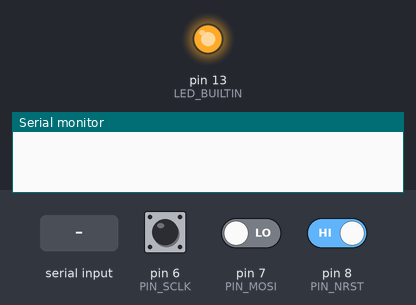
The sketch below on a simulated Arduino Uno, built with avr-gcc and run on an emulated ATmega328P. On the bench: output pins drawn as LEDs (lit = HIGH), the last lines printed to the serial monitor. The test bench sets the inputs (shaded band); at power-on: pin 8 (PIN_NRST) HIGH, pin 6 (PIN_SCLK) HIGH, pin 7 (PIN_MOSI) LOW.

Above: at 1.2 s.
1.3 s: "r\n" received over Serial
At 2.6 s:
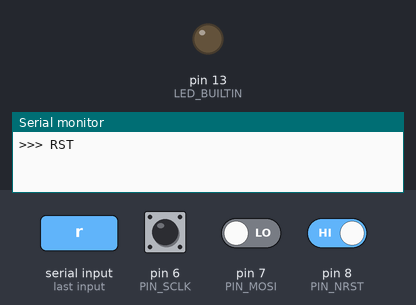
3.3 s: pin 8 (PIN_NRST) driven LOW
At 3.7 s:
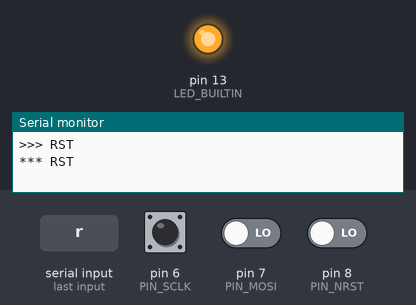
4.8 s: pin 8 (PIN_NRST) driven HIGH
At 6.1 s:
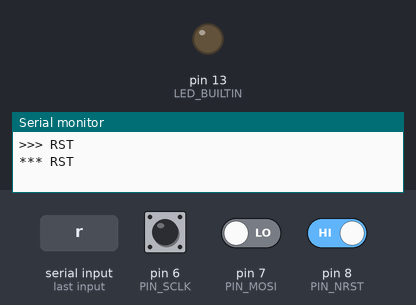
Timing chart, 0 to 7.8 s (numbered marks = the images above; inputs shaded):
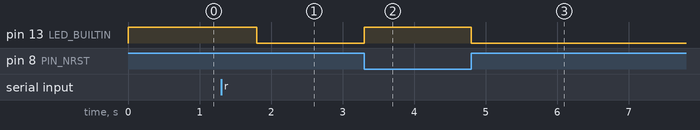

The sketch:

spi-slave.ino
```cpp
#define PIN_SCLK 6
#define PIN_MOSI 7
#define PIN_NRST 8

class RisingEdge {
 public:
  bool Value(bool input);
 private:
  bool triggered = false;
};

// Only returns true if the input moves from false to true
bool RisingEdge::Value(bool input) {
  if (input == false) {
    triggered = false;
    return false;
  } else if (triggered) {
    return false;
  } else {
    triggered = true;
    return true;
  }
}

void setup() {
  Serial.begin(115200);
  pinMode(LED_BUILTIN, OUTPUT);
  digitalWrite(LED_BUILTIN, LOW);
  pinMode(PIN_SCLK, INPUT);
  pinMode(PIN_MOSI, INPUT);
  pinMode(PIN_NRST, INPUT);
}

void loop() {
  static uint8_t held_char;
  static int held_char_bits = 0;
  static RisingEdge clk_rise_detect;
  static RisingEdge rst_rise_detect;

#ifdef SHOW_BITS
  static char buf[70];
  static size_t buflen = 0;
#endif

  static bool led_rest_state = LOW;

  static unsigned long last_clk_at = 0;
  constexpr unsigned long kMinClkMicros = 800;
  bool rst = !digitalRead(PIN_NRST);
  bool rst_rise = rst_rise_detect.Value(rst);
  // Always run the clock signal through the rising edge detector,
  // even if RST is asserted, to make sure we don't lose an edge.
  bool clk = digitalRead(PIN_SCLK);
  bool clk_rise = clk_rise_detect.Value(clk);

  while (Serial.available()) {
    uint8_t byte = Serial.read();
    switch (byte) {
      case 'r':
        Serial.print(">>> RST");
        pinMode(PIN_NRST, OUTPUT);
        digitalWrite(LED_BUILTIN, HIGH);
        held_char_bits = 0;
#ifdef SHOW_BITS
        buflen = 0;
#endif
        delay(500);
        Serial.print("\r\n");
        digitalWrite(LED_BUILTIN, LOW);
        pinMode(PIN_NRST, INPUT);
        break;
      case '\r':
      case '\n':
        break;
      default:
        Serial.println(">?");
        break;
    }
  }

  if (rst_rise) {
    digitalWrite(LED_BUILTIN, HIGH);
    held_char_bits = 0;
#ifdef SHOW_BITS
    buflen = 0;
#endif
    Serial.println("*** RST");
  }
  if (rst) {
    return;
  }
  if (clk_rise) {
    unsigned long now = micros();
    if (held_char_bits && (last_clk_at + kMinClkMicros < now)) {
      //Serial.println("*** CLK");
      held_char_bits = 0;
    }
    last_clk_at = now;
    bool bit = digitalRead(PIN_MOSI);
#ifdef SHOW_BITS
    Serial.print(bit);
#endif
    held_char = (held_char << 1) | (bit ? 1 : 0);
    held_char_bits++;
    if (held_char_bits == 8) {
#ifdef SHOW_BITS
      Serial.write(' ');
      Serial.print(held_char, HEX);
      Serial.write(' ');
#endif
      switch (held_char) {
#ifdef SHOW_BITS
        // End of line characters
        case '\r':
          Serial.println("\\r");
          buflen = 0;
          break;
        case '\n':
          Serial.println("\\n\r\n");  // Make an extra line break
          buflen = 0;
          break;
#endif
        // Special control characters
        case 0:  // Noise from reusing the CLK line as a cap sensor
        case 0xff:
#ifdef SHOW_BITS
          Serial.println("----\r\n");
#endif
          break;
        case '\x0c':  // Turn LED on solid
          led_rest_state = HIGH;
          Serial.println("*** LED latched");
#ifdef SHOW_BITS
          buflen = 0;
#endif
          break;
        case '\x18':  // Turn LED to normal operation
          led_rest_state = LOW;
          Serial.println("*** LED unlatched");
#ifdef SHOW_BITS
          buflen = 0;
#endif
          break;
        // Normal characters
        default:
#ifdef SHOW_BITS
          buf[buflen] = held_char;
          buf[buflen + 1] = '\0';
          Serial.println(buf);
          buflen++;
          if (buflen >= sizeof(buf) - 2) {
            buflen = 0;
          }
#else
          Serial.write(held_char);
#endif
          break;
      }
      held_char_bits = 0;
    }
  }
  digitalWrite(LED_BUILTIN, held_char_bits ? HIGH : led_rest_state);
}

// Local Variables:
// compile-command: "~/arduino-1.8.3/arduino --upload --board arduino:avr:uno --port /dev/ttyACM0 spi-slave.ino"
// End:
```

Measured:
- after the input at 1.3 s, pin 13 (LED_BUILTIN): HIGH → LOW after 0.50 s
- after the input at 3.3 s, pin 13 (LED_BUILTIN): LOW → HIGH at once
- after the input at 4.8 s, pin 13 (LED_BUILTIN): HIGH → LOW at once
